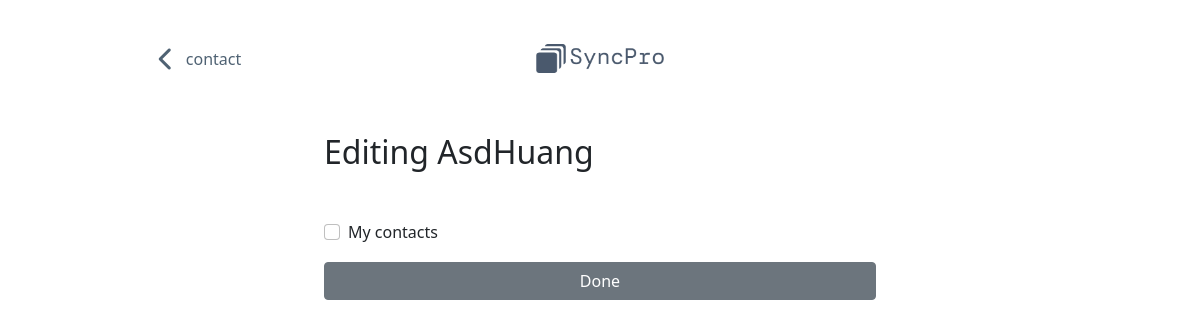
/profile-detail/edit-contact/11 (signed in), run on an earlier commit of the app's database.
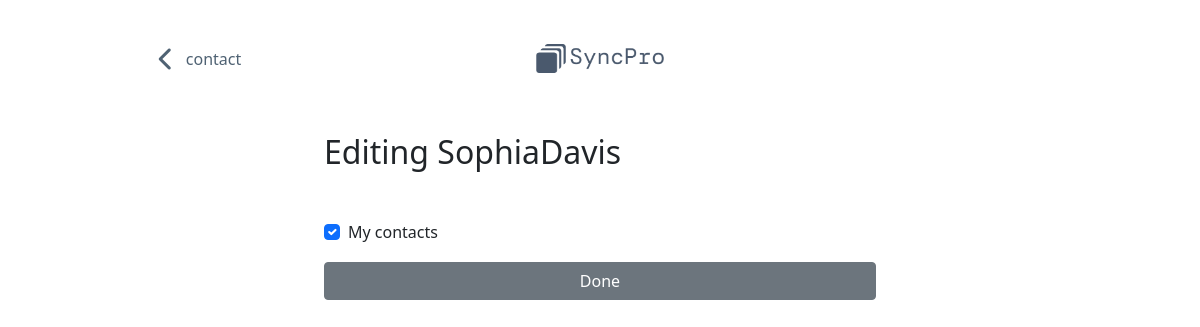
And on a later commit of the database.
### tables this page shows
CREATE TABLE profiles (
    id INTEGER PRIMARY KEY,
    profile_name TEXT NOT NULL,
    first_name TEXT,
    last_name TEXT,
    number TEXT,
    address TEXT,
    email TEXT,
    image TEXT,
    user_id INTEGER NOT NULL,
    FOREIGN KEY (user_id) REFERENCES users (id)
);

CREATE TABLE lists (
    id INTEGER PRIMARY KEY,
    list_name TEXT NOT NULL,
    user_id INTEGER NOT NULL,
    FOREIGN KEY (user_id) REFERENCES users (id)
);

### app.py (the view)
@app.route("/profile-detail/edit-contact/<int:profile_id>", methods=["GET", "POST"])
@login_required
def edit_contact_route(profile_id):
  return edit_contact(profile_id)

### app.py (called while the page is built)
@app.after_request
def after_request(response):
  response.headers["Cache-Control"] = "no-cache, no-store, must-revalidate"
  response.headers["Expires"] = 0
  response.headers["Pragma"] = "no-cache"
  return response

### helpers.py (called while the page is built, shortened)
def login_required(f):
  @wraps(f)
  def decorated_function(*args, **kwargs):
    return f(*args, **kwargs)
  return decorated_function

### templates/edit-contact.html (shortened to what this page needs)
{% extends "layout.html" %}
{% block nav %}
<div class="container-fluid">
  <a href="/profile-detail/{{ profile[0]["id"] }}">
    <i class="fa-solid fa-chevron-left fa-xl me-2"></i>
    contact
  </a>
</div>
<div class="container-fluid">
  <img src="/static/logo-dark.png" alt="logo" class="logo">
</div>
{% endblock %}
{% block main %}
<section>
  <div>
    <div class="container pb-2 px-4">
      <h2 class="mb-5">Editing {{ profile[0]["first_name"] }}{{ profile[0]["last_name"] }}</h2>
      <form id="edit-contact-form" action="/profile-detail/edit-contact/{{ profile[0]["id"] }}" method="post">
        {% for list in lists %}
          <div class="form-check">
            <input class="form-check-input" type="checkbox" name="selected_lists" value="{{ list.id }}" id="list_{{ list.id }}"
            {% if list.id in current_list_ids %}
              checked
            {% endif %}>
            <label class="form-check-label" for="list_{{ list.id }}">
              {{ list.list_name }}
            </label>
          </div>
        {% endfor %}
        <button id="add-contact" type="submit" class="btn btn-secondary my-3 w-100">
          Done
        </button>
      </form>
    </div>
  </div>
</section>
{% endblock %}

What changed in the data, as far as the page shows it:
changed profiles: first_name "Asd" → "Sophia"; last_name "Huang" → "Davis"
computed for lists "My contacts": selected_lists "☐" → "☑"
